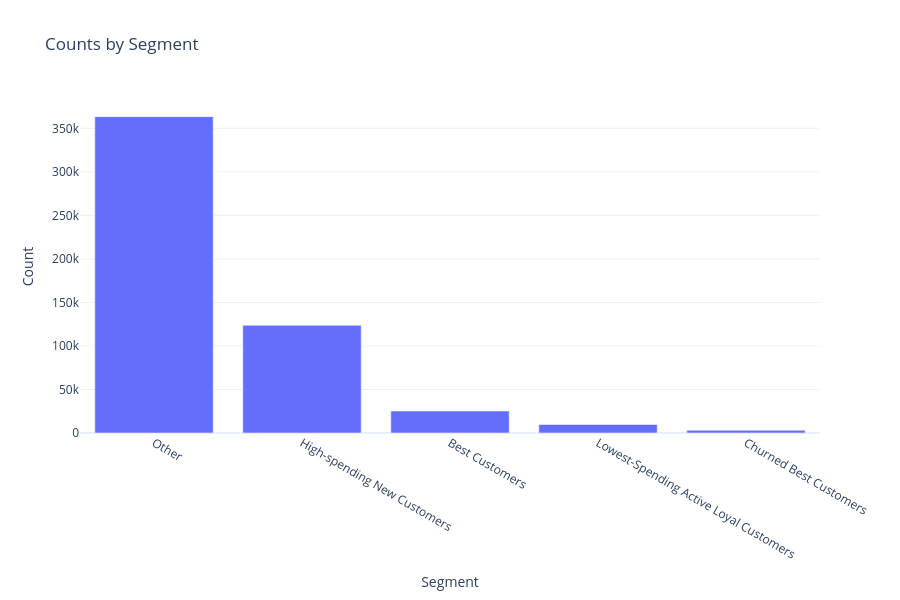

The notebook cell this image was saved under:
### Code cell
# Create the bar chart
fig = px.bar(segment_counts, x='Segment', y='Count', orientation='v',
             title='Counts by Segment',
             template='plotly_white')  # Set background color to white

# Update layout to change the height of the plot
fig.update_layout(
    height=600  # Specify the height in pixels
)

# Show the plot
fig.show()

### Figure 1 — Plotly figure (JSON) as saved in the notebook; plotly's stock layout.template omitted (floating-point values rounded to 4 significant figures)
{"data": [{"alignmentgroup": "True", "hovertemplate": "Segment=%{x}<br>Count=%{y}<extra></extra>", "legendgroup": "", "marker": {"color": "#636efa", "pattern": {"shape": ""}}, "name": "", "offsetgroup": "", "orientation": "v", "showlegend": false, "textposition": "auto", "type": "bar", "x": ["Other", "High-spending New Customers", "Best Customers", "Lowest-Spending Active Loyal Customers", "Churned Best Customers"], "xaxis": "x", "y": [363399, 123749, 25233, 9773, 3188], "yaxis": "y"}], "layout": {"barmode": "relative", "height": 600, "legend": {"tracegroupgap": 0}, "title": {"text": "Counts by Segment"}, "xaxis": {"anchor": "y", "domain": [0, 1], "title": {"text": "Segment"}}, "yaxis": {"anchor": "x", "domain": [0, 1], "title": {"text": "Count"}}}}
